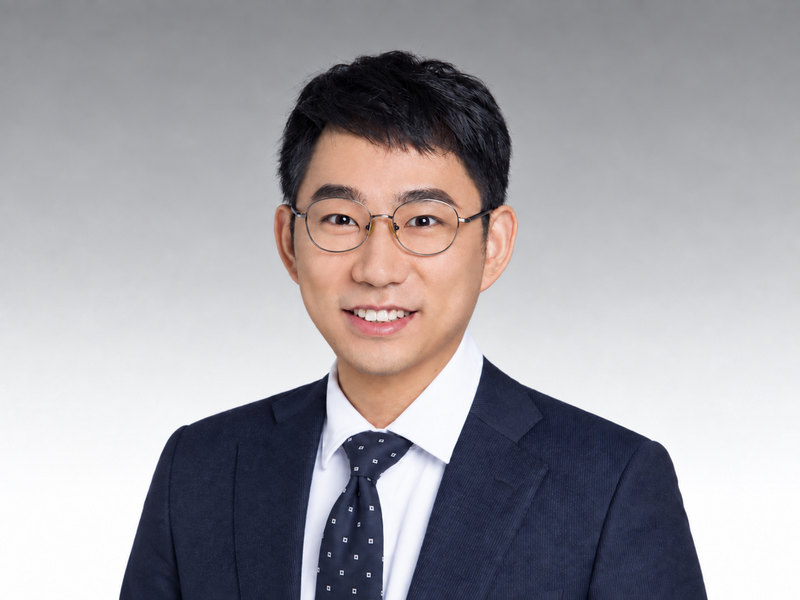
#> input picture assets/images/team/yuli-wu.jpg, 800 x 600 px
$ python -i make_portrait.py   (imports and definitions only)
#> lines starting #> are read from the running program, lines starting #| are printed output that depends on the picture
#> further down, picture is the input picture: shape (600, 800, 3); mean B, G, R 163.1, 158.2, 161.2
#!/usr/bin/env python3
"""
Turn an arbitrary photo into a studio-style team portrait: subject centred on a
soft gray gradient, cropped to a fixed aspect ratio.

    python3 tools/make_portrait.py photo.jpg --out assets/images/team/yuli-wu.jpg
    python3 tools/make_portrait.py raw/ --out-dir assets/images/team/   # batch

Pipeline
  1. Detect the face (OpenCV Haar, frontal then profile).
  2. Scale and crop so the head sits at a consistent size and height.
  3. Separate subject from background with GrabCut, seeded from the face box.
  4. Feather the matte and composite onto a gray gradient.

Animated GIFs keep their animation. The crop and the cut-out are computed once
from the first frame and reused for every frame — per-frame segmentation would
flicker. The cost is that the matte cannot follow a moving subject, so for a GIF
with much motion prefer --keep-bg.

Background replacement is approximate — GrabCut is a general segmenter, not a
matting model, so fine hair detail can be lost. Check each result. Use
--keep-bg when the source already has a clean studio backdrop; it then only
crops and positions, which is always safe.

Requires: opencv-python, pillow, numpy.
"""

import argparse
import glob
import os
import sys

import cv2
import numpy as np
from PIL import Image, ImageFilter

# Grays chosen to sit with the site palette (page bg #F5F5F2)
TOP = (239, 239, 236)
BOTTOM = (214, 214, 209)
GLOW = (250, 250, 248)

EXTS = (".jpg", ".jpeg", ".png", ".webp", ".tif", ".tiff", ".bmp", ".gif")


# [26 lines left out: functions parse_ratio, load_frames, not called in this run]


def detect_face(bgr):
    """Return the most prominent face box, or None."""
    gray = cv2.cvtColor(bgr, cv2.COLOR_BGR2GRAY)
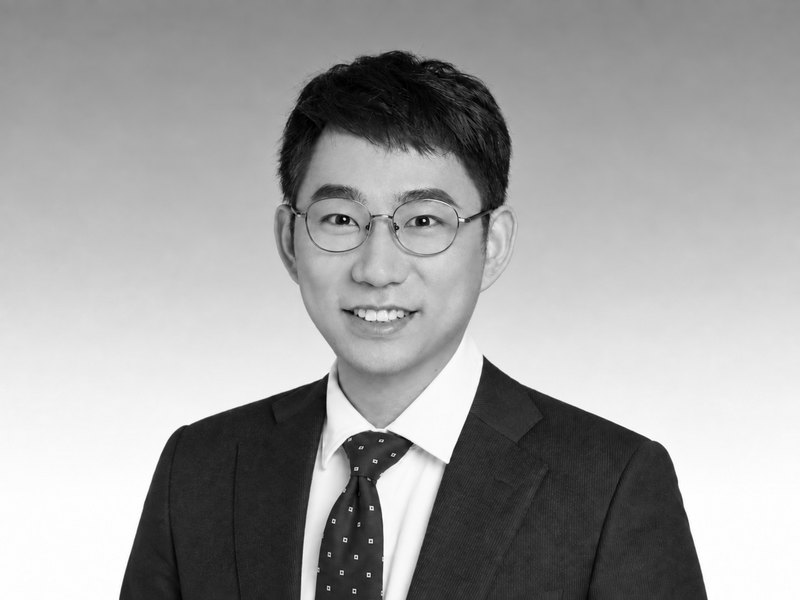
#> gray: shape (600, 800); min 0, max 255, mean 159.6
    gray = cv2.equalizeHist(gray)
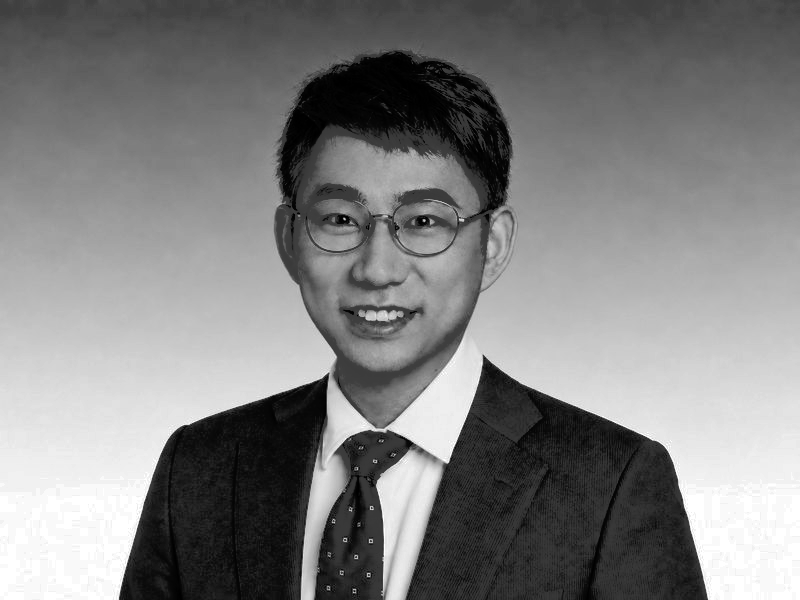
#> gray: shape (600, 800); min 0, max 255, mean 128.4
    base = cv2.data.haarcascades
    for name in ("haarcascade_frontalface_default.xml",
                 "haarcascade_frontalface_alt2.xml",
                 "haarcascade_profileface.xml"):
        cascade = cv2.CascadeClassifier(base + name)
        if cascade.empty():
            continue
        faces = cascade.detectMultiScale(gray, scaleFactor=1.08, minNeighbors=6,
                                         minSize=(max(40, gray.shape[0] // 18),) * 2)
        if len(faces):
            # largest wins — group shots and background faces stay secondary
            return max(faces, key=lambda f: f[2] * f[3])
#> this loop made 1 pass
#> faces on pass 1: [[260, 123, 245, 245]]
    return None


# [330 lines left out: functions gradient, plan, apply_plan, segment, process, main, not called in this run]


# [2 lines not run here, left out]

>>> import cv2
>>> picture = cv2.imread('../assets/images/team/yuli-wu.jpg')
>>> result = detect_face(picture)
#> result = [260, 123, 245, 245]

$ run again, on assets/images/team/emil-mededovic.jpg
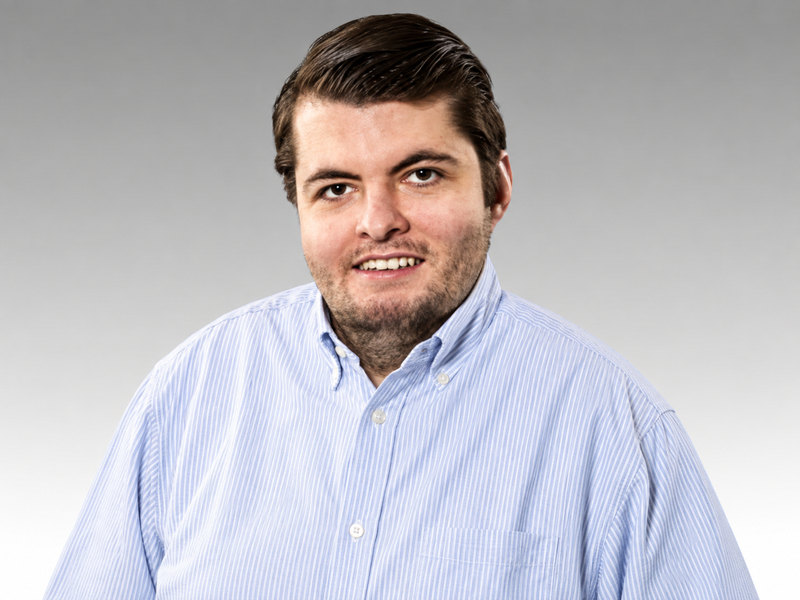
#> input picture assets/images/team/emil-mededovic.jpg, 800 x 600 px
#> picture is the input picture: shape (600, 800, 3); mean B, G, R 193.1, 187.5, 189.8
#> in detect_face, `gray = cv2.cvtColor(bgr, cv2.COLOR_BGR2GRAY)`:
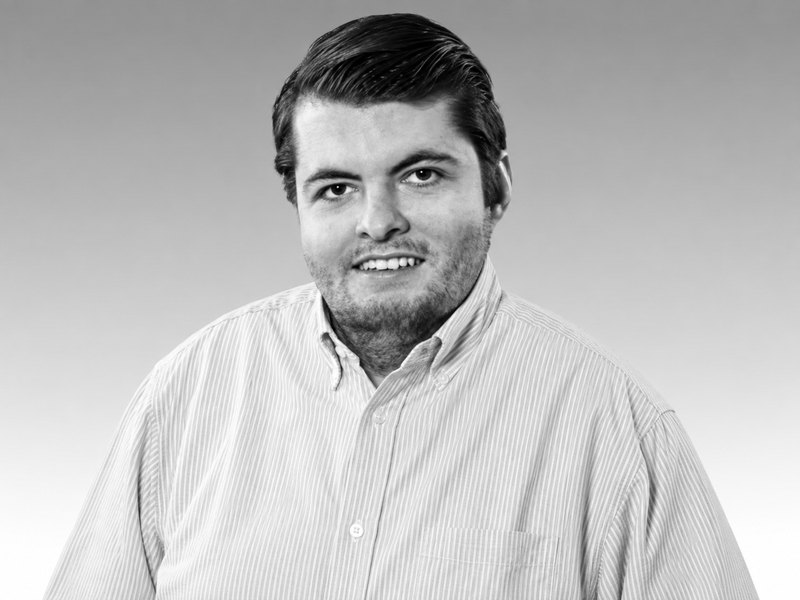
#> gray: shape (600, 800); min 0, max 255, mean 188.9
#> in detect_face, `gray = cv2.equalizeHist(gray)`:
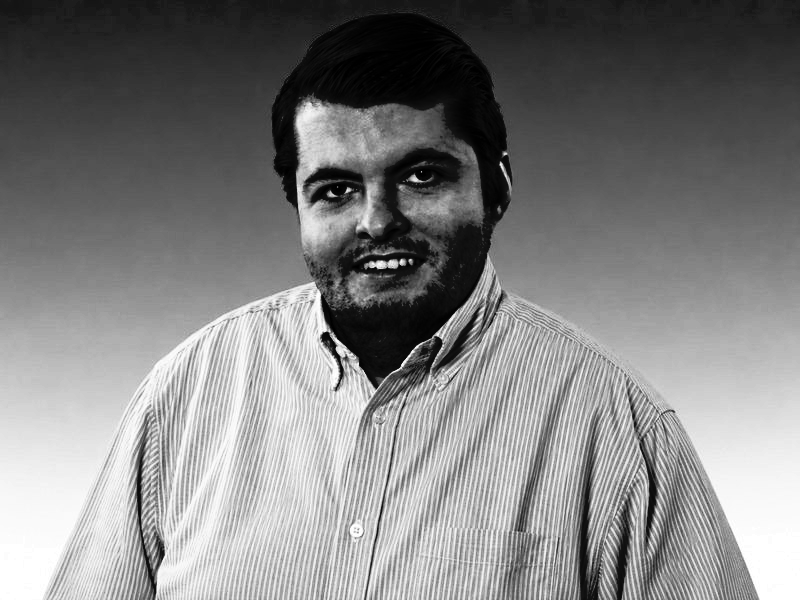
#> gray: shape (600, 800); min 0, max 255, mean 128.5
#> the loop in detect_face, `for name in ("haarcascade_frontalface_default.xml", "haarcascade_front..` made 1 pass
#> faces on pass 1: [[263, 91, 233, 233]]
#> result = [263, 91, 233, 233]

$ run again, on assets/images/team/marian-frei.jpg
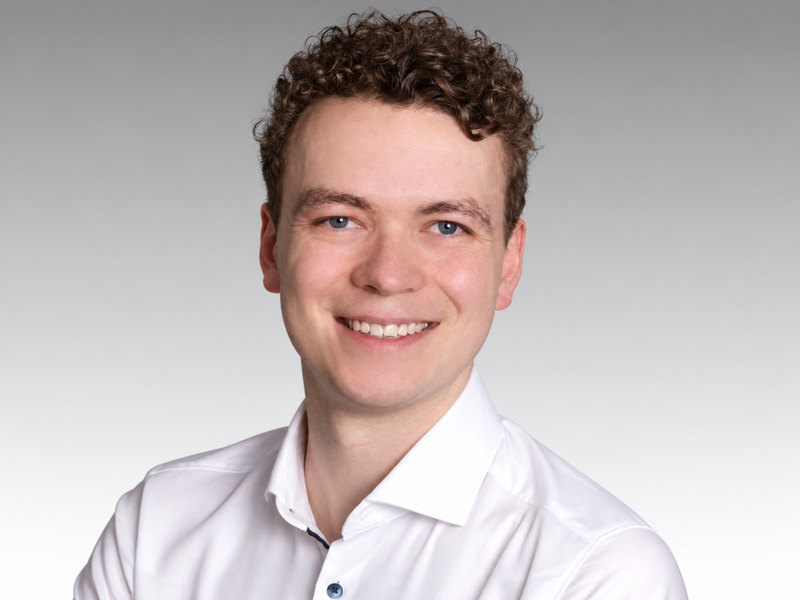
#> input picture assets/images/team/marian-frei.jpg, 800 x 600 px
#> picture is the input picture: shape (600, 800, 3); mean B, G, R 185.1, 185.4, 194.1
#> in detect_face, `gray = cv2.cvtColor(bgr, cv2.COLOR_BGR2GRAY)`:
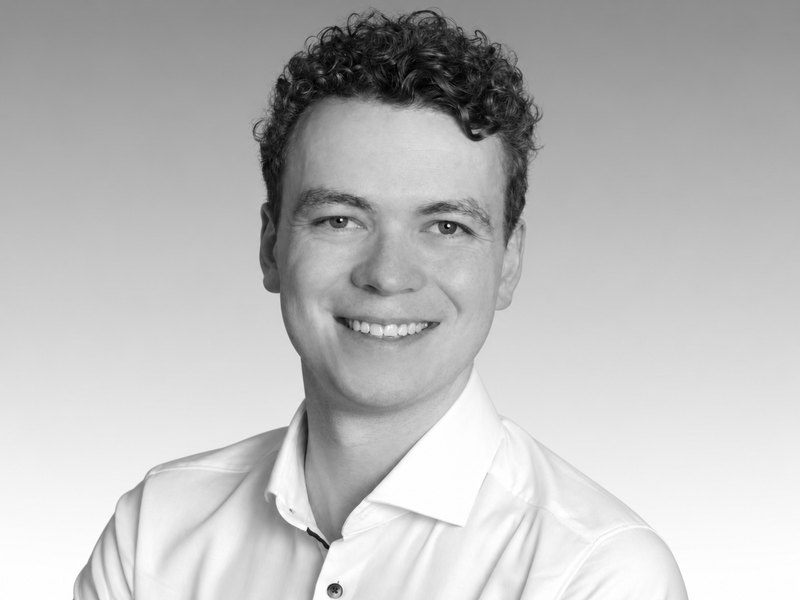
#> gray: shape (600, 800); min 0, max 255, mean 187.9
#> in detect_face, `gray = cv2.equalizeHist(gray)`:
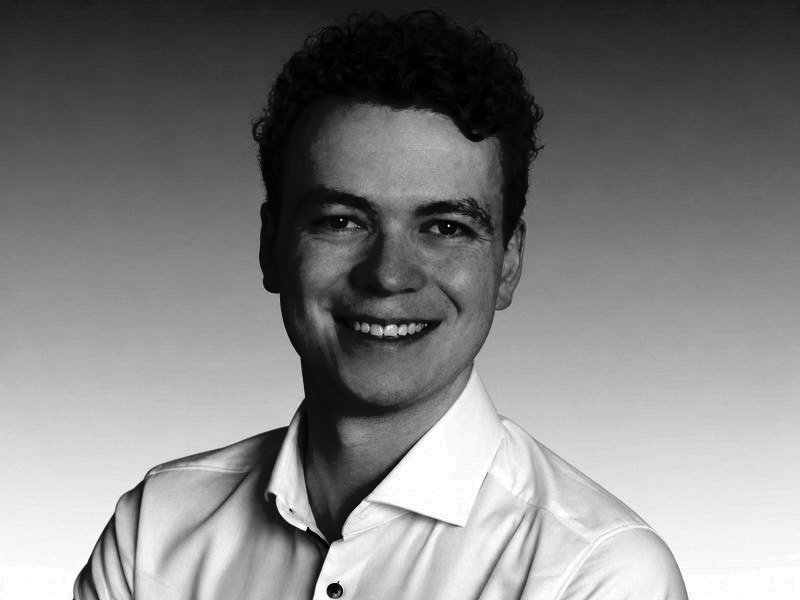
#> gray: shape (600, 800); min 0, max 255, mean 128.4
#> the loop in detect_face, `for name in ("haarcascade_frontalface_default.xml", "haarcascade_front..` made 1 pass
#> faces on pass 1: [[259, 117, 269, 269]]
#> result = [259, 117, 269, 269]

$ run again, on assets/images/team/rueveyda-yilmaz.jpg
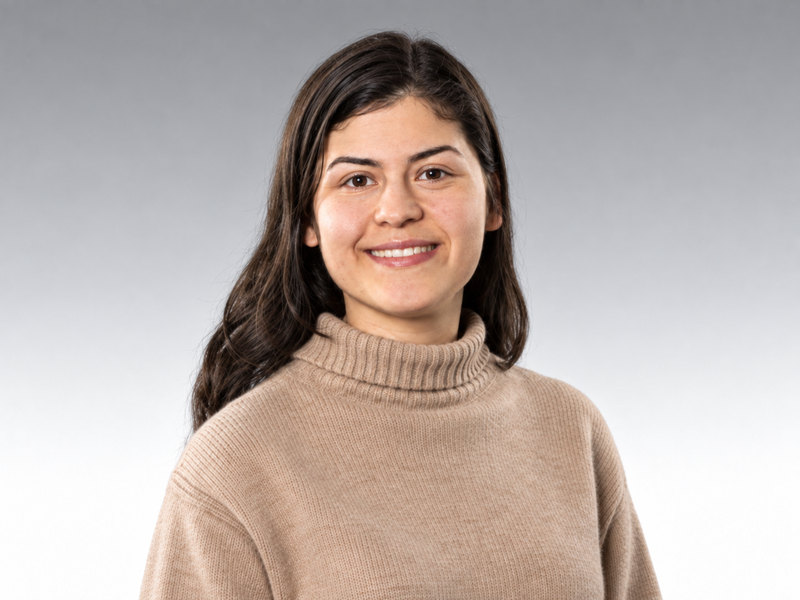
#> input picture assets/images/team/rueveyda-yilmaz.jpg, 800 x 600 px
#> picture is the input picture: shape (600, 800, 3); mean B, G, R 170.4, 175, 186.2
#> in detect_face, `gray = cv2.cvtColor(bgr, cv2.COLOR_BGR2GRAY)`:
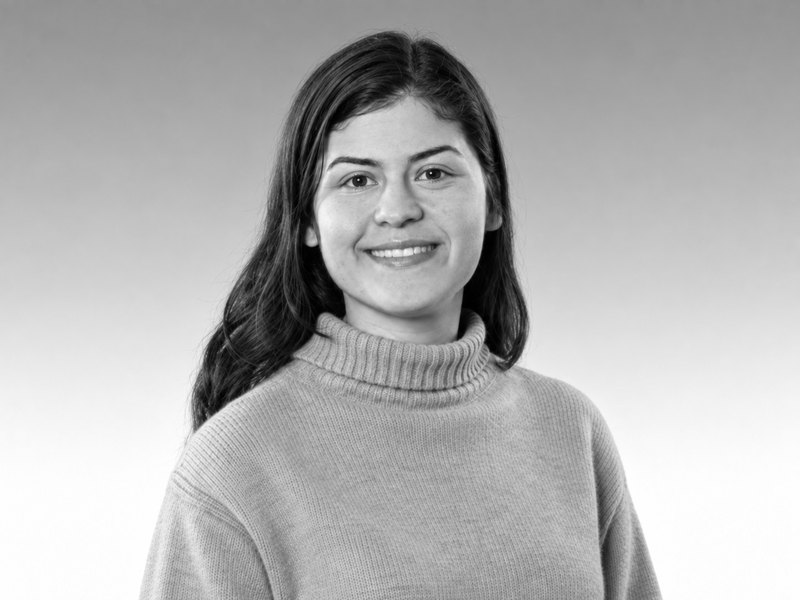
#> gray: shape (600, 800); min 0, max 255, mean 177.7
#> in detect_face, `gray = cv2.equalizeHist(gray)`:
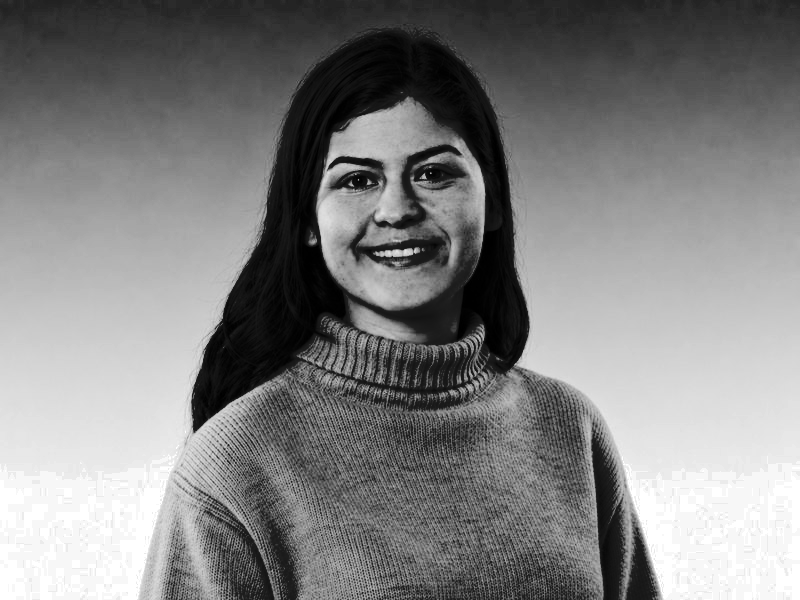
#> gray: shape (600, 800); min 0, max 255, mean 128.8
#> the loop in detect_face, `for name in ("haarcascade_frontalface_default.xml", "haarcascade_front..` made 1 pass
#> faces on pass 1: [[291, 93, 210, 210]]
#> result = [291, 93, 210, 210]
